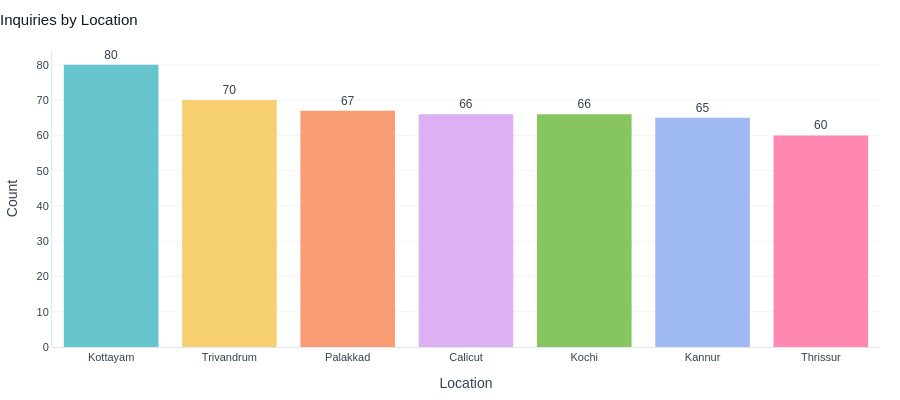

The code cell stored with this chart in its notebook:
### Code cell
loc_counts = admissions['location'].value_counts().reset_index()
loc_counts.columns = ['Location', 'Count']
fig = px.bar(loc_counts, x='Location', y='Count', color='Location',
             color_discrete_sequence=PALETTE['courses'], text='Count')
fig.update_traces(marker_line_width=0, textposition='outside')
fig.update_layout(showlegend=False)
clean_layout(fig, 'Inquiries by Location')
fig.show()

### Figure 1 — Plotly figure (JSON) as saved in the notebook; plotly's stock layout.template omitted (floating-point values rounded to 4 significant figures)
{"data": [{"hovertemplate": "Location=%{x}<br>Count=%{text}<extra></extra>", "legendgroup": "Kottayam", "marker": {"color": "rgb(102, 197, 204)", "line": {"width": 0}, "pattern": {"shape": ""}}, "name": "Kottayam", "orientation": "v", "showlegend": true, "text": [80.0], "textposition": "outside", "type": "bar", "x": ["Kottayam"], "xaxis": "x", "y": [80], "yaxis": "y"}, {"hovertemplate": "Location=%{x}<br>Count=%{text}<extra></extra>", "legendgroup": "Trivandrum", "marker": {"color": "rgb(246, 207, 113)", "line": {"width": 0}, "pattern": {"shape": ""}}, "name": "Trivandrum", "orientation": "v", "showlegend": true, "text": [70.0], "textposition": "outside", "type": "bar", "x": ["Trivandrum"], "xaxis": "x", "y": [70], "yaxis": "y"}, {"hovertemplate": "Location=%{x}<br>Count=%{text}<extra></extra>", "legendgroup": "Palakkad", "marker": {"color": "rgb(248, 156, 116)", "line": {"width": 0}, "pattern": {"shape": ""}}, "name": "Palakkad", "orientation": "v", "showlegend": true, "text": [67.0], "textposition": "outside", "type": "bar", "x": ["Palakkad"], "xaxis": "x", "y": [67], "yaxis": "y"}, {"hovertemplate": "Location=%{x}<br>Count=%{text}<extra></extra>", "legendgroup": "Calicut", "marker": {"color": "rgb(220, 176, 242)", "line": {"width": 0}, "pattern": {"shape": ""}}, "name": "Calicut", "orientation": "v", "showlegend": true, "text": [66.0], "textposition": "outside", "type": "bar", "x": ["Calicut"], "xaxis": "x", "y": [66], "yaxis": "y"}, {"hovertemplate": "Location=%{x}<br>Count=%{text}<extra></extra>", "legendgroup": "Kochi", "marker": {"color": "rgb(135, 197, 95)", "line": {"width": 0}, "pattern": {"shape": ""}}, "name": "Kochi", "orientation": "v", "showlegend": true, "text": [66.0], "textposition": "outside", "type": "bar", "x": ["Kochi"], "xaxis": "x", "y": [66], "yaxis": "y"}, {"hovertemplate": "Location=%{x}<br>Count=%{text}<extra></extra>", "legendgroup": "Kannur", "marker": {"color": "rgb(158, 185, 243)", "line": {"width": 0}, "pattern": {"shape": ""}}, "name": "Kannur", "orientation": "v", "showlegend": true, "text": [65.0], "textposition": "outside", "type": "bar", "x": ["Kannur"], "xaxis": "x", "y": [65], "yaxis": "y"}, {"hovertemplate": "Location=%{x}<br>Count=%{text}<extra></extra>", "legendgroup": "Thrissur", "marker": {"color": "rgb(254, 136, 177)", "line": {"width": 0}, "pattern": {"shape": ""}}, "name": "Thrissur", "orientation": "v", "showlegend": true, "text": [60.0], "textposition": "outside", "type": "bar", "x": ["Thrissur"], "xaxis": "x", "y": [60], "yaxis": "y"}], "layout": {"barmode": "relative", "font": {"color": "#374151", "family": "Arial", "size": 12}, "height": 400, "legend": {"bgcolor": "rgba(0,0,0,0)", "font": {"size": 11}, "orientation": "h", "title": {"text": "Location"}, "tracegroupgap": 0, "x": 1, "xanchor": "right", "y": 1.02, "yanchor": "bottom"}, "margin": {"b": 20, "l": 20, "r": 20, "t": 50}, "paper_bgcolor": "white", "plot_bgcolor": "white", "showlegend": false, "title": {"font": {"color": "#111827", "size": 15}, "text": "Inquiries by Location", "x": 0}, "xaxis": {"anchor": "y", "categoryarray": ["Kottayam", "Trivandrum", "Palakkad", "Calicut", "Kochi", "Kannur", "Thrissur"], "categoryorder": "array", "domain": [0, 1], "linecolor": "#E2E8F0", "showgrid": false, "tickfont": {"size": 11}, "title": {"text": "Location"}}, "yaxis": {"anchor": "x", "domain": [0, 1], "gridcolor": "#F3F4F6", "linecolor": "#E2E8F0", "tickfont": {"size": 11}, "title": {"text": "Count"}}}}
